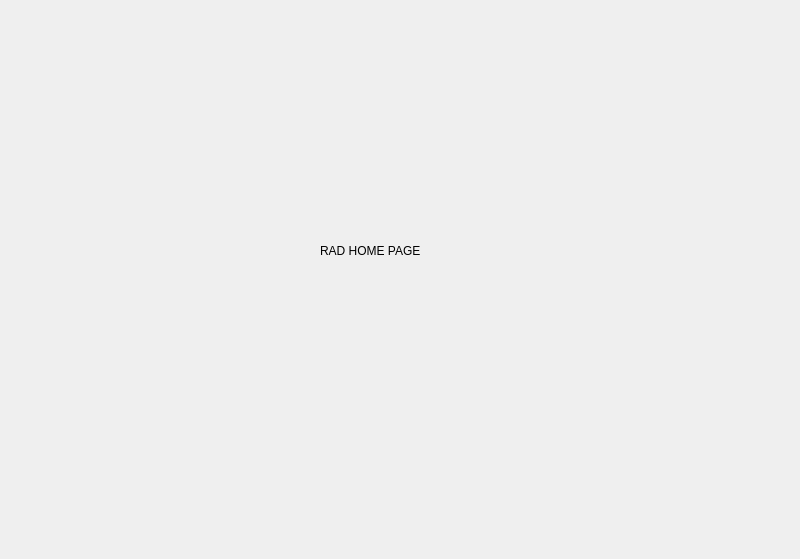
<?xml version="1.0" encoding="UTF-8"?>
<ui version="4.0">
 <class>stacked_rad</class>
 <widget class="QStackedWidget" name="stacked_rad">
  <property name="geometry">
   <rect>
    <x>0</x>
    <y>0</y>
    <width>800</width>
    <height>559</height>
   </rect>
  </property>
  <property name="windowTitle">
   <string>StackedWidget</string>
  </property>
  <widget class="QWidget" name="page_rad_home">
   <widget class="QLabel" name="label">
    <property name="geometry">
     <rect>
      <x>320</x>
      <y>220</y>
      <width>111</width>
      <height>61</height>
     </rect>
    </property>
    <property name="text">
     <string>RAD HOME PAGE</string>
    </property>
   </widget>
  </widget>
 </widget>
 <resources/>
 <connections/>
</ui>
